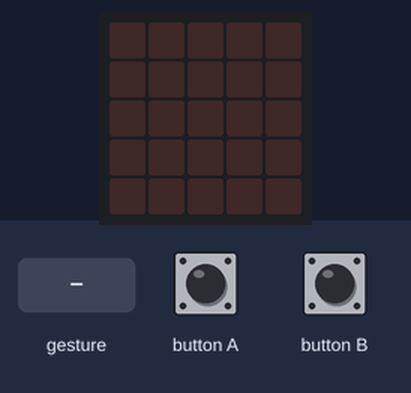
Simulated run of this program. Board: BBC micro:bit (MakeCode). On the bench: the board's 5×5 LED display. Inputs (shaded band) come from the test bench. A tilt is held for 1.5 s and a shake lasts 1 s, then the board lies face up again.

Above: at 1.2 s.
1.3 s: button A pressed for 0.15 s
At 2.6 s:
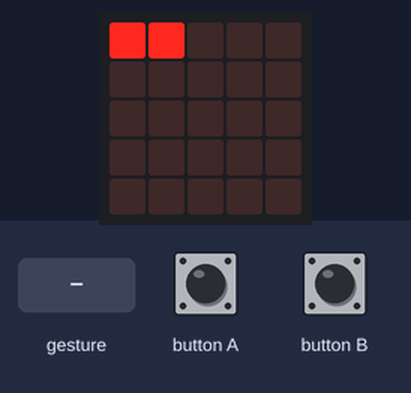
2.9 s: button B pressed for 0.15 s
At 3.9 s:
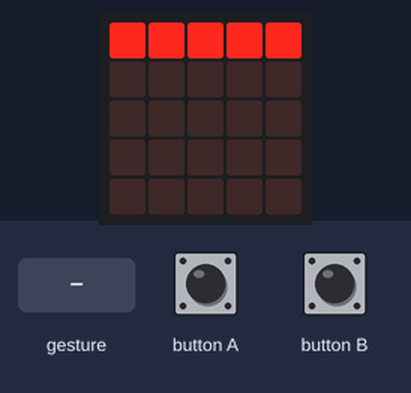
4.5 s: gesture 'shake'
At 5.8 s:
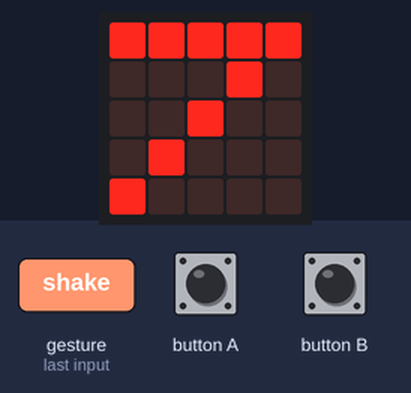
Timing chart, 0 to 7.5 s (numbered marks = the images above; inputs shaded):
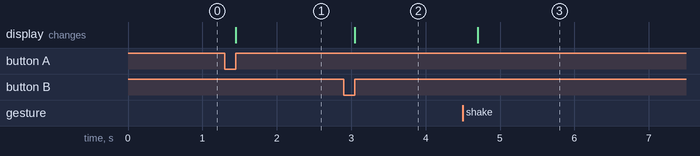

The program:

main.ts
```typescript
input.onButtonPressed(Button.A, function () {
    basic.showLeds(`
        # # . . .
        . . . . .
        . . . . .
        . . . . .
        . . . . .
        `)
})
input.onGesture(Gesture.Shake, function () {
    basic.showNumber(7)
})
input.onButtonPressed(Button.B, function () {
    basic.showLeds(`
        # # # # #
        . . . . .
        . . . . .
        . . . . .
        . . . . .
        `)
})
```

test.ts
```typescript
// tests gaan hier; deze zal niet worden gecompileerd wanneer dit pakket wordt gebruikt als extensie.
```

Measured:
- after the input at 1.3 s, the display: changes after 0.15 s (image 1)
- after the input at 2.9 s, the display: changes after 0.15 s (image 2)
- after the input at 4.5 s, the display: changes after 0.20 s (image 3)
